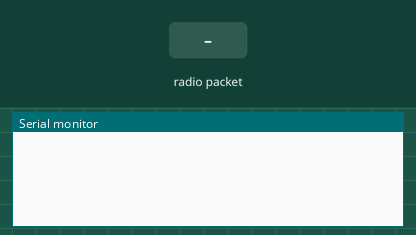
The sketch below on a simulated Arduino Uno, built with avr-gcc and run on an emulated ATmega328P. Shown: the last lines printed to the serial monitor. Inputs (shaded band) come from the test bench. No radio packets arrive unless stated.

Above: at 1.2 s.
1.3 s: radio packet "1" arrives
At 2.5 s:
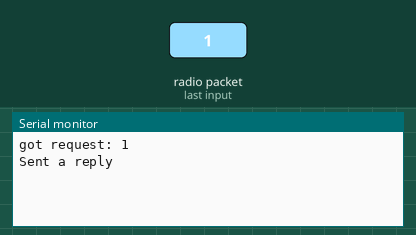
2.8 s: radio packet "0" arrives
At 3.8 s:
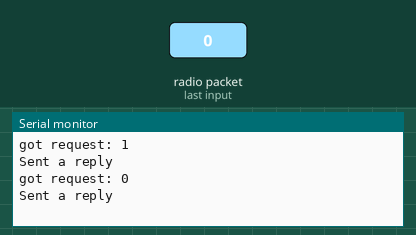
4.3 s: radio packet "2" arrives
At 4.9 s:
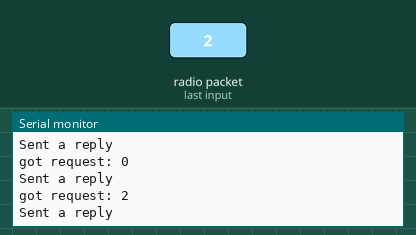

The sketch:

rf69_server-sergio.ino
```cpp
// rf69_server.pde
// -*- mode: C++ -*-
// Example sketch showing how to create a simple messageing server
// with the RH_RF69 class. RH_RF69 class does not provide for addressing or
// reliability, so you should only use RH_RF69  if you do not need the higher
// level messaging abilities.
// It is designed to work with the other example rf69_client
// Demonstrates the use of AES encryption, setting the frequency and modem
// configuration.
// Tested on Moteino with RFM69 http://lowpowerlab.com/moteino/
// Tested on miniWireless with RFM69 www.anarduino.com/miniwireless
// Tested on Teensy 3.1 with RF69 on PJRC breakout board

#include <SPI.h>
#include <RH_RF69.h>
//#include <Wire.h>

#define RFM69_RESET 14  //A0
#define RFM69_NSS 9
#define RFM69_DIO0 3

#define SPI_CS               9 // SS is the SPI slave select pin, for WireLess Gate Shield - D9
#define RF69_IRQ_PIN          3 // INT1 on AVRs should be connected to DIO0 (ex on Atmega328 it's D3)

#define MOSI 11
#define MISO 12
#define SCK 13

// Singleton instance of the radio driver
RH_RF69 rf69(9,3);
//RH_RF69 rf69(15, 16); // For RF69 on PJRC breakout board with Teensy 3.1
//RH_RF69 rf69(4, 2); // For MoteinoMEGA https://lowpowerlab.com/shop/moteinomega
//RH_RF69 rf69(8, 7); // Adafruit Feather 32u4

void setup()
{
/*
    pinMode(9, OUTPUT);
    pinMode(14, OUTPUT);
    pinMode(3, INPUT);
    digitalWrite(9, HIGH);
*/
//  resetRFM69();
  Serial.begin(9600);
/*
    //pinMode(7, OUTPUT);
    //pinMode(8, OUTPUT);
    pinMode(MOSI, OUTPUT);
    pinMode(MISO, INPUT);
    pinMode(SCK, OUTPUT);
//    digitalWrite(7, HIGH);
*/
  while (!Serial)
    ;
  delay(10);
  if (!rf69.init())
    Serial.println("init failed");
  // Defaults after init are 434.0MHz, modulation GFSK_Rb250Fd250, +13dbM (for low power module)
  // No encryption
  if (!rf69.setFrequency(433.0))
    Serial.println("setFrequency failed");

  // If you are using a high power RF69 eg RFM69HW, you *must* set a Tx power with the
  // ishighpowermodule flag set like this:
  rf69.setTxPower(14, true);

  // The encryption key has to be the same as the one in the client
  uint8_t key[] = { 0x01, 0x02, 0x03, 0x04, 0x05, 0x06, 0x07, 0x08,
                    0x01, 0x02, 0x03, 0x04, 0x05, 0x06, 0x07, 0x08};
  rf69.setEncryptionKey(key);

#if 0
  // For compat with RFM69 Struct_send
  rf69.setModemConfig(RH_RF69::GFSK_Rb250Fd250);
  rf69.setPreambleLength(3);
  uint8_t syncwords[] = { 0x2d, 0x64 };
  rf69.setSyncWords(syncwords, sizeof(syncwords));
  rf69.setEncryptionKey((uint8_t*)"thisIsEncryptKey");
#endif
}

void loop()
{
  //Serial.print(".");
  if (rf69.available())
  {
    // Should be a message for us now
    uint8_t buf[RH_RF69_MAX_MESSAGE_LEN];
    uint8_t len = sizeof(buf);
    if (rf69.recv(buf, &len))
    {
//      RH_RF69::printBuffer("request: ", buf, len);
      Serial.print("got request: ");
      Serial.println((char*)buf);
//      Serial.print("RSSI: ");
//      Serial.println(rf69.lastRssi(), DEC);

      // Send a reply
      uint8_t data[] = "And hello back to you";
      rf69.send(data, sizeof(data));
      rf69.waitPacketSent();
      Serial.println("Sent a reply");
    }
    else
    {
      Serial.println("recv failed");
    }
  }
}
```

Measured:
- after the input at 1.3 s, the serial monitor: prints a new line at once (image 1)
- after the input at 2.8 s, the serial monitor: prints a new line at once (image 2)
- after the input at 4.3 s, the serial monitor: prints a new line at once (image 3)
